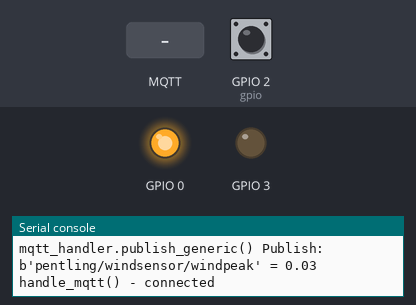
This program was run on a simulated ESP8266 board running MicroPython. On the bench: output pins drawn as LEDs (lit = HIGH), the last lines printed to the serial console. The inputs (shaded band) are chosen by the test bench; at power-on: GPIO 2 (gpio) HIGH. WiFi joins after 1.5 s; no MQTT or app messages arrive unless stated; a WiFi scan finds one network, HomeNet.

Above: at 11.3 s.
11.4 s: MQTT message "1" arrives on the first subscribed topic
At 12.7 s:
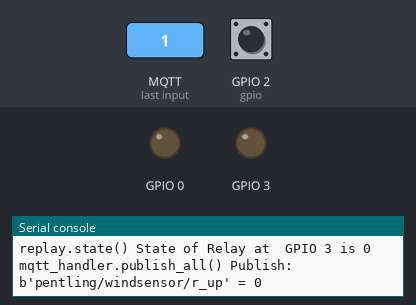
13.6 s: MQTT message "0" arrives on the first subscribed topic
At 14.6 s:
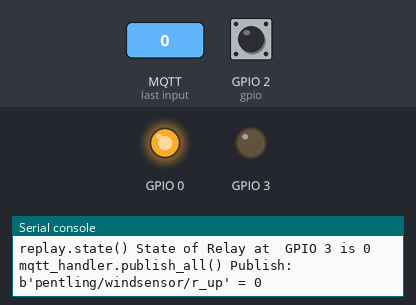
Timing chart, 0 to 16.6 s (numbered marks = the images above; inputs shaded):
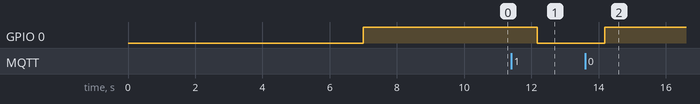

The program:

main.py
```python
from machine import Pin, I2C, reset, RTC, Timer, ADC, WDT, unique_id
import time
import ntptime

import uasyncio
import gc
import micropython

from mqtt_handler import MQTTHandler
from relay import Relay

#####
# Schematic/Notes
######

#
# Wind sensor pulses
# to:   GPIO 2

# Relay down GPIO0
# Relay up GPIO3  (Also UART RX)


time.sleep(5)
errcount = 0

def get_errcount():
    global errcount
    return errcount


#####
# Watchdog - 180 seconds, need to be larger then loop time below
#####


class Watchdog:
    def __init__(self, interval):
        self.timer = Timer(0)
        self.timer.init(period=(interval*1000), mode=Timer.PERIODIC, callback=self.wdtcheck)
        self.feeded = True

    def wdtcheck(self, timer):
        if self.feeded:
            print("Watchdog feeded, all fine")
            self.feeded = False
        else:
            print("Watchdog hungry, lets do a reset in 5 sec")
            time.sleep(5)
            reset()

    def feed(self):
        self.feeded = True
        print("Feed Watchdog")

wdt = Watchdog(interval = 120)

#####
# Relay outputs
#####

relay_up = Relay(3, invert=False)
relay_down = Relay(0, invert=True)

#####
# Wind Sensor
#####

class Wind:
    def __init__(self):
        self.gpio = Pin(2, mode=Pin.IN, pull=Pin.PULL_UP)
        self.ticks = 0
        self.speedfactor = 1.8     # 1 tick per second = 2.4 km/h (maybe a bit lower)
                                   # 20ms between tick = 120km/h
        self.debounce = 10         # Minmal time between two ticks (debouncer)
        self.mindelta = 60*1000    # Init for finding minimal delta.
        self.lastirq = 0           # Timestamp of last IRQ
        self.lastdelta = self.debounce
        self.windticks = []        # List to save deltas in IRQ

        self.speed = 0             # To save speed
        self.peakspeed = 0

        self.last_analyis = time.ticks_ms()

    def gpio_irq_callback(self, pin):
        #if (self.gpio.value() == 1):
        #delta = time.ticks_diff(time.ticks_ms(), self.lastirq)
        #self.lastirq = time.ticks_ms()
        #self.windticks.append(delta)
        self.gpio.value()
        self.windticks.append(time.ticks_ms())

    def analyser(self):

        analyser_delta = time.ticks_diff(time.ticks_ms(), self.last_analyis) / 1000
        self.last_analyis = time.ticks_ms()
#        print('Wind analyser, delta = {0}'.format(analyser_delta))

        # remove first element, since it is corrupted
        # timer runs as IRQ and blocks the GPIO irq
        # todo: use async
#        if len(self.windticks > 2):
#            self.windticks.pop(0)

        for i in range(len(self.windticks)-1):

            delta = self.windticks[i+1] - self.windticks[i]
#            print(delta, end='')

            #if (delta > self.debounce) and (delta > (self.lastdelta/2)):
            if (delta > self.debounce):
                self.ticks += 1
#                print('w', end='')

                if delta < self.mindelta and (delta > (self.lastdelta/1.8)):
                    #if i > 1:
                    #    self.mindelta = self.windticks[i+1] - self.windticks[i-1]
                    #else:
                    self.mindelta = delta
#                    print('m', end='')

                self.lastdelta = delta

            else:
                pass
                #print("wind bounce")
#                print('x', end='')


#            print(' ')

        self.windticks = []

        self.speed = self.ticks * (self.speedfactor/analyser_delta)
        self.ticks = 0
        self.peakspeed = 1000/self.mindelta * self.speedfactor
        # print('peak speed', self.peakspeed)
        self.mindelta = analyser_delta * 1000
        self.lastdelta = self.debounce
        # print('wind speed', self.speed)
 #       print(' ')

    def enable(self):
        self.gpio.irq(handler=self.gpio_irq_callback, trigger=Pin.IRQ_FALLING)

    def disable(self):
        pass

wind=Wind()

sc = MQTTHandler(b'pentling/windsensor', '192.168.0.13')
# sc.register_publisher('errcount', get_errcount)

sc.register_action('r_down_enable', relay_down.set_state)
sc.register_publisher('r_down', relay_down.get_state, False)

sc.register_action('r_up_enable', relay_up.set_state)
sc.register_publisher('r_up', relay_up.get_state, False)

#####
# Task definition
#####

async def housekeeping():
    global errcount
    count = 1

    while True:
        print("housekeeping()")
        print("Count: {0}".format(count))
        print("Error counter: {0}".format(errcount))

        wdt.feed()

        # Too many errors, e.g. could not connect to MQTT
        if errcount > 100:
            time.sleep(5)
            reset()

        if not wlan.isconnected():
            print("WLAN not connected")
            errcount += 25
            time.sleep(5)
            continue

        gc.collect()
        micropython.mem_info()

        count += 1
        await uasyncio.sleep_ms(60000)


async def handle_wind():
    global errcount
    wind.enable()
    while True:
        wind.analyser()
        if sc.isconnected():
            sc.publish_generic('wind',wind.speed)
            sc.publish_generic('windpeak',wind.peakspeed)

        await uasyncio.sleep_ms(20000)


async def handle_mqtt():
    global errcount

    while True:
        # Generic MQTT
        if sc.isconnected():
            print("handle_mqtt() - connected")
            for i in range(59):
                sc.mqtt.check_msg()
                await uasyncio.sleep_ms(1000)
            sc.publish_all()

        else:
            print("MQTT not connected - try to reconnect")
            sc.connect()
            errcount += 1
            await uasyncio.sleep_ms(19000)

        await uasyncio.sleep_ms(1000)

#####
# Main loop
#####

main_loop = uasyncio.get_event_loop()

main_loop.create_task(housekeeping())
main_loop.create_task(handle_wind())
main_loop.create_task(handle_mqtt())

main_loop.run_forever()
main_loop.close()
```

mqtt_handler.py
```python
# History:
# v5 - Baseline (= don't remember)
# v6 - Fixed prints
# v7 - Add support to filter zero values for pubisher
# v8 - Publish zero values after action due to a message


import machine
import time

from ubinascii import hexlify
from umqtt.robust import MQTTClient

class MQTTHandler:
    def __init__(self, name, server):
        self.mqtt = MQTTClient(hexlify(machine.unique_id()), server)
        self.name = name
        self.actions = {}
        self.publishers = {}  # [varialbe, publish zero values]
        self.connect()
        self.mqtt.set_callback(self.handle_mqtt_msgs)
        self.publish_all_after_msg = True
        self.version = 7

    def connect(self):
        print('mqtt_handler.connect() Check if MQTT is already connected')
        if self.isconnected():
            self.mqtt.disconnect()
        try:
            print('mqtt_handler.connect() Not connected, so lets connect')
            self.mqtt.connect()
        except OSError:
            print("mqtt_handler.connect() MQTT could not connect")
            return False

        time.sleep(3)
        if self.isconnected():
            self.resubscribe_all()
            return True
        else:
            # Some delay to avoid system getting blocked in a endless loop in case of
            # connection problems, unstable wifi etc.
            time.sleep(5)
            return False

    def isconnected(self):
        try:
            self.mqtt.ping()
            self.mqtt.check_msg()
        except OSError:
            print("mqtt_handler.isconnected() MQTT not connected - Ping not successfull")
            return False
        except AttributeError:
            print("mqtt_handler.isconnected() MQTT not connected - Ping not available")
            return False

        return True

    def publish_generic(self, name, value):
        topic = self.name + b'/' + bytes(name, 'ascii')
        print("mqtt_handler.publish_generic() Publish: {0} = {1}".format(topic, value))
        self.mqtt.publish(topic, str(value))

    def handle_mqtt_msgs(self, topic, msg):
        print("mqtt_handler.handle_mqtt_msgs() Received MQTT message: {0}:{1}".format(topic,msg))
        if topic in self.actions:
            print("mqtt_handler.handle_mqtt_msgs() Found registered function {0}".format(self.actions[topic]))
            self.actions[topic](msg)
            if self.publish_all_after_msg:
                self.publish_all(force=True)

    def register_action(self, topicname, cbfunction):
        topic = self.name + b'/' + bytes(topicname, 'ascii')
        print("mqtt_handler.register_action() Get topic {0} for {1}".format(topic, cbfunction))
        if self.isconnected():
            print('mqtt_handler.register_action() MQTT connected, try to register')
            self.mqtt.subscribe(topic)
        self.actions[topic] = cbfunction

    def register_publisher(self, topicname, function, zeros=True):
        topic = self.name + b'/' + bytes(topicname, 'ascii')
        print("mqtt_handler.register_publisher() Get topic {0} for {1}, zeros {2}".format(topic, function, zeros))
        self.publishers[topic] = [function, zeros]

    def publish_all(self, force=False):
        for topic in self.publishers:
            function, zeros = self.publishers[topic]
            value = function()
            if value is not None:
                if zeros or force:
                    print("mqtt_handler.publish_all() Publish: {0} = {1}".format(topic, value))
                    self.mqtt.publish(topic, str(value))
                elif value == 0 or value == 0.0:
                    print("mqtt_handler.publish_all() Discard: {0} = {1}".format(topic, value))
                else:
                    print("mqtt_handler.publish_all() Publish: {0} = {1}".format(topic, value))
                    self.mqtt.publish(topic, str(value))

    def resubscribe_all(self):
        for topic in self.actions:
            self.mqtt.subscribe(topic)
```

relay.py
```python
# V1 (baseline, do not remember)
# V2 - Added toggle function

from machine import Pin


class Relay:
    def __init__(self, gpio, invert=False):
        self.pin=Pin(gpio, Pin.OUT)
        self.gpio=gpio
        self.inverted = invert
        self.off()

    def on(self):
        print("replay.on() Set GPIO {0} on".format(self.gpio))
        if self.inverted:
            self.pin.value(0)
        else:
            self.pin.value(1)

    def off(self):
        print("replay.off() Set GPIO {0} off".format(self.gpio))
        if self.inverted:
            self.pin.value(1)
        else:
            self.pin.value(0)

    def toggle(self):
        if self.state == 1:
            self.off()
        else:
            self.on()

    @property
    def state(self):
        value = self.pin.value()
        if self.inverted:
            if value == 1:
                value = 0
            else:
                value = 1

        print("replay.state() State of Relay at  GPIO {0} is {1}".format(self.gpio, value))
        return value

    @state.setter
    def state(self, value):
        print("replay.state() Setting Relay at GPIO {0} to {1}".format(self.gpio, value))
        if int(value) == 1:
            self.on()
        else:
            self.off()

    def set_state(self, value):
        self.state = int(value)

    def get_state(self):
        return self.state
```

boot.py
```python
# This file is executed on every boot (including wake-boot from deepsleep)
#import esp
#esp.osdebug(None)
import gc
import webrepl

import network
webrepl.start()
gc.collect()


wlan = network.WLAN(network.STA_IF)
wlan.active(True)
wlan.scan()
wlan.connect('xxxxxxxx', 'yyyyyyyyyyy')
wlan.ifconfig()
```

Measured:
- after the input at 11.4 s, GPIO 0: HIGH → LOW after 0.78 s
- after the input at 13.6 s, GPIO 0: LOW → HIGH after 0.59 s
